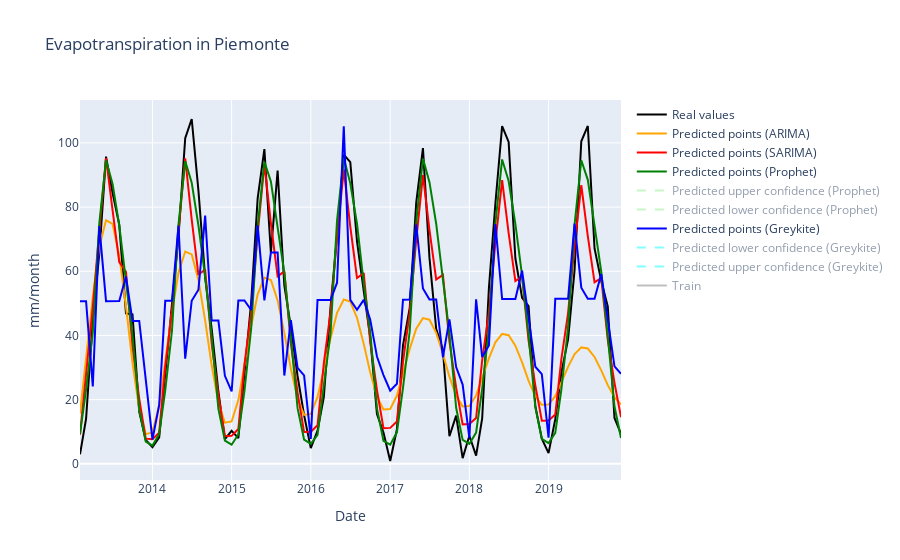
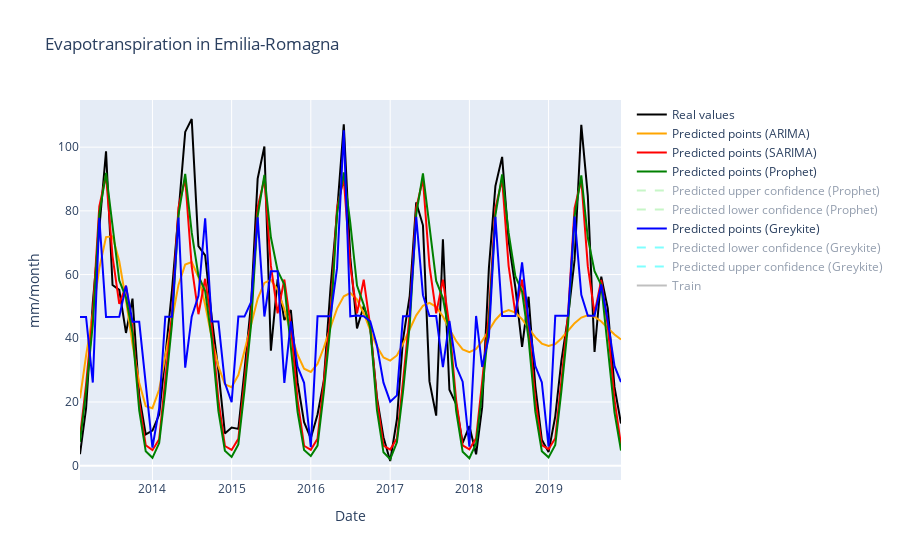
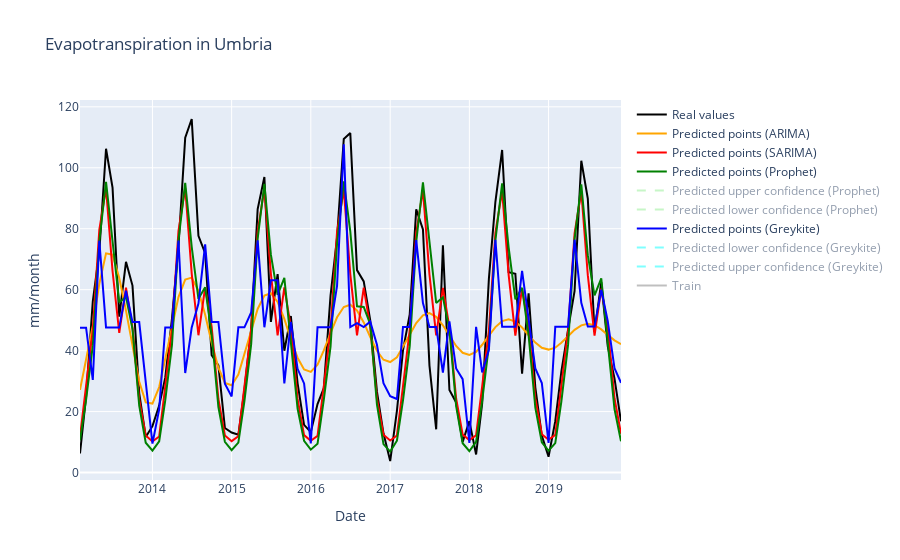
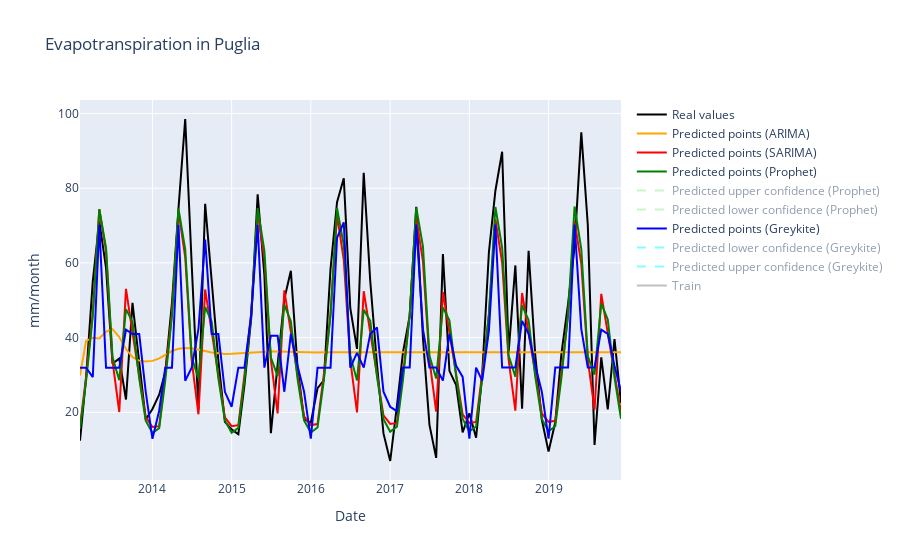

Notebook code cell kept with these figures, in order:
### Markdown cell above
### Evapotranspiration

### Code cell
errors_ae = pd.DataFrame(columns=["region","error_ARIMA", "error_SARIMA", "error_Prophet", "error_Greykite"])

for region in regions:
    temp = model_estimation(ae, region, True, True, True, True)
    errors_ae = errors_ae.append(temp)
